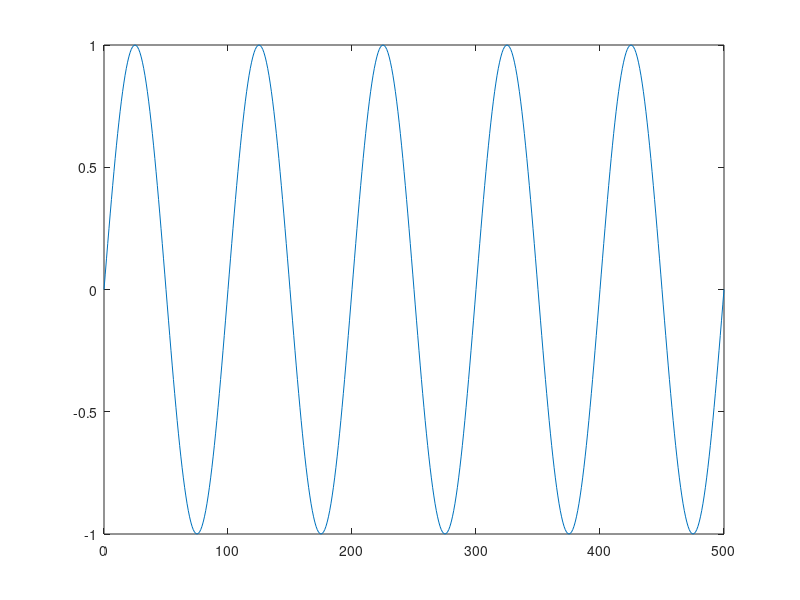
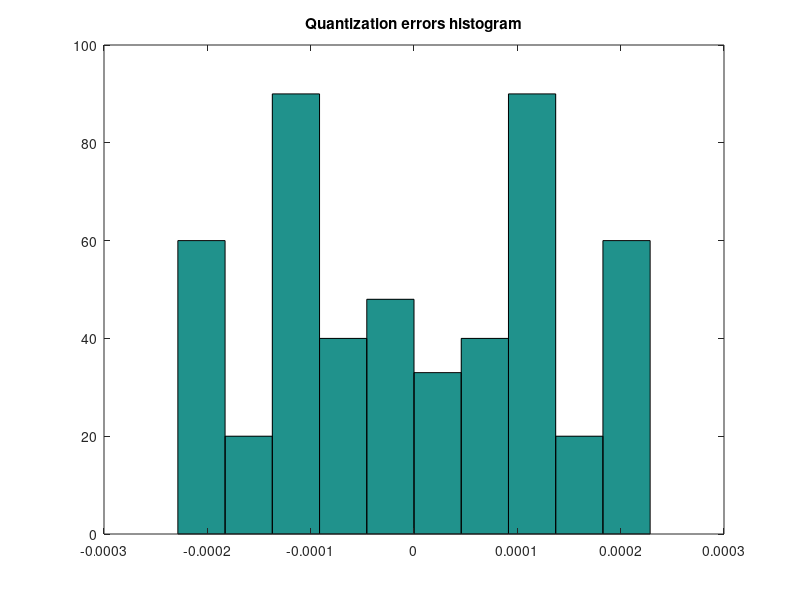

Write MATLAB code to recreate these figures, in order. (Note: this script raises an error after producing the figures.)
close all; clear all; clc;

%voltage source emulator
format long;
%voltages = [1.0 0. -0.99]
% 
% temp = voltages;
% mask = temp < 0;
% temp(mask) = 2^12 + temp(mask) ;
% binary = dec2bin(temp, 12);
% 
% temp_max = 2^12;
% vout = temp/temp_max

% outro exemplo
bits = 12;   %33250 Agilent - 12 bits SNR -86dB
t = [0:1:500];
fs = 5000;     
Input1 = sin((2*pi*50*t)/fs);
quant=max(Input1)/(2^(bits-1)-1);
y=round(Input1/quant);
%signe=uint8((sign(y)'+1)/2)
%out=[signe dec2bin(abs(y),7)]  % The first bit represents the sign of the number

vout = y/max(abs(y));
figure 
title('Quantized signal')
plot(t,vout)

quantization_errors = Input1 - vout;
figure
hist(quantization_errors)
title('Quantization errors histogram')

sqnr = 20*log10(2^bits)
sqnr2 = 6.02*bits
sqnr3 = 1.761 + sqnr2
snr_vout = snr(vout)

%incluir um passa baixa na saida 10MHz
% incluir ruido branco do nivel DC